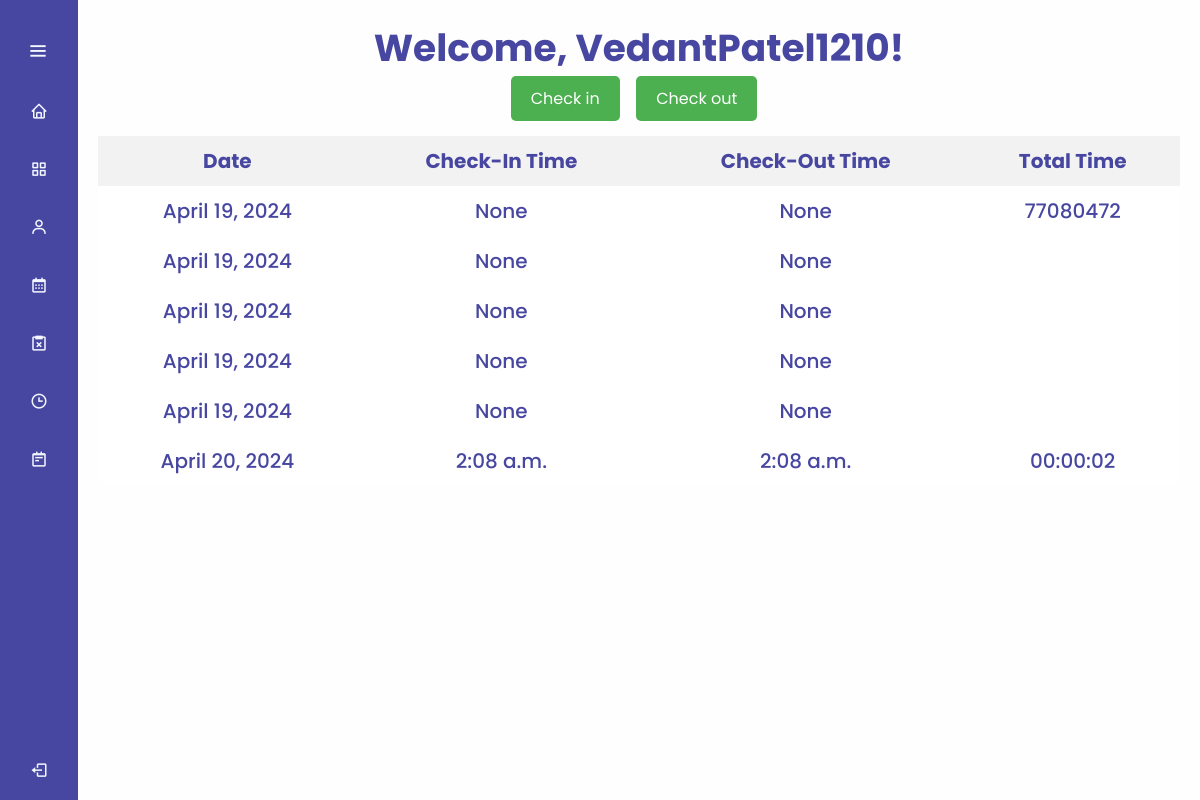
The app's page /timesheet (signed in) with its own data.
### emp_engagement/models.py (models this page shows, shortened)
class TimeSheetData(models.Model):
    username = models.CharField(max_length=30)
    date = models.DateField(auto_now_add=True)
    check_in_time = models.TimeField(null=True,blank=True)
    check_out_time = models.TimeField(null=True,blank=True)
    total_time = models.CharField(max_length=8, default='')

### emp_engagement/decorators.py (the view)
    def wrapped_view(request,*args, **kwargs):
        try:
            if 'username' in request.session.keys():
                return view_func(request,*args, **kwargs)
            else:
                return redirect('/login')
        except:
            return redirect('/login')

### emp_engagement/views.py (called while the page is built, shortened)
@login_access_only
def timesheet(request):
    timezone.activate("Asia/Kolkata")
    display_name= request.session.get('display_name')
    position = request.session.get('position')
    profile_pic_url = request.session.get('profile_pic_url')
    timesheet_data = TimeSheetData.objects.filter(username=request.session.get('username'))
    return render(request,'timesheet.html',{'display_name': display_name, 'position':position, 'profile_pic_url':profile_pic_url,'timesheet_data': timesheet_data})

### templates/timesheet.html (shortened to what this page needs)
{% extends "index.html" %}
{% block css %}
{% load static %}
<link rel="stylesheet" href="{% static "css/timesheet.css" %}">
{% endblock css %}
{% block section %}
<div class="container">
  <center>
  <h1>Welcome, {{ display_name }}!</h1>
  <form method="post" action="/timesheet">
    <button type="submit" name="check_in">Check in</button>
    <button type="submit" name="check_out">Check out</button>
  </form>
  </center>
  <table id="checkInOutTable">
    <thead>
      <tr>
        <th>Date</th>
        <th>Check-In Time</th>
        <th>Check-Out Time</th>
        <th>Total Time</th>
      </tr>
    </thead>
    <tbody id="tableBody">
      {% for entry in timesheet_data %}
      <tr>
        <td>{{ entry.date }}</td>
        <td>{{ entry.check_in_time }}</td>
        <td>{{ entry.check_out_time }}</td>
        <td>{{ entry.total_time }}</td>
      </tr>
      {% endfor %}
    </tbody>
  </table>
</div>
{% endblock section %}

### static/css/index.css (style rules this page uses)
* { margin: 0; padding: 0; box-sizing: border-box; font-family: "Poppins", sans-serif; }
:root { --primary-color: #4747a1; --secondary-color:#f4f7fe; }

### static/css/timesheet.css (style rules this page uses)
body { font-family: Arial, sans-serif; margin: 0; padding: 0; }
.container { height: 100vh; background-color: rgba(255, 255, 255, 0.9); padding: 20px; }
table { width: 100%; border-collapse: separate; border-spacing: 0; background-color: rgba(255, 255, 255, 0.8); border-radius: 10px; overflow-y: auto; max-height: calc(100vh - 150px); }
th, td { padding: 10px; text-align: center; font-size: 20px; }
th { background-color: #f2f2f2; }
button { padding: 10px 20px; font-size: 16px; cursor: pointer; background-color: #4CAF50; color: white; border: none; border-radius: 5px; margin-right: 10px; }
form { padding-bottom: 15px; }

### records on screen
TimeSheetData: date "April 19, 2024", check_in_time "None", check_out_time "None", total_time "77080472"
TimeSheetData: date "April 19, 2024", check_in_time "None", check_out_time "None"
TimeSheetData: date "April 19, 2024", check_in_time "None", check_out_time "None"
TimeSheetData: date "April 19, 2024", check_in_time "None", check_out_time "None"
TimeSheetData: date "April 19, 2024", check_in_time "None", check_out_time "None"
TimeSheetData: date "April 20, 2024", check_in_time "2:08 a.m.", check_out_time "2:08 a.m.", total_time "00:00:02"

### other values on screen
{{ display_name }} "VedantPatel1210"
